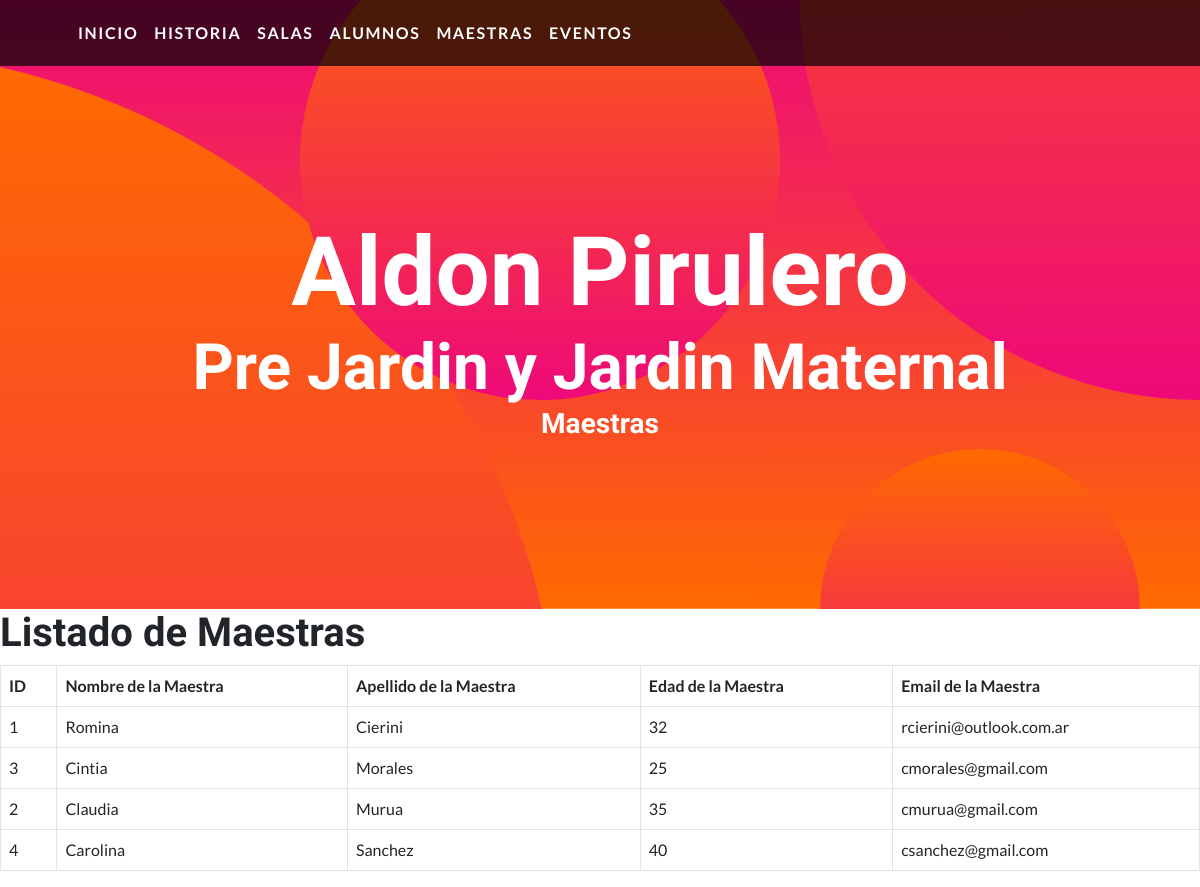
Page /maestras/ on the committed database.
### aplicacion/models.py (models this page shows, shortened)
class Maestras(models.Model):
    nombre=models.CharField(max_length=50)
    apellido=models.CharField(max_length=50)
    edad=models.IntegerField()
    email=models.EmailField()
    class Meta:
        verbose_name="Maestra"
        verbose_name_plural="Maestras"
        ordering=['apellido']

### aplicacion/views.py (the view)
# urls.py: path('maestras/', maestras, name="maestras"),
def maestras(request):
    contexto = {'maestras': Maestras.objects.all(), 'titulo': 'Listado de Maestras'}
    return render(request,"aplicacion/maestras.html", contexto)

### aplicacion/templates/aplicacion/maestras.html (shortened to what this page needs)
{% extends 'aplicacion/base.html' %}
{% load static %}
{% block titulo %}
    Maestras
{% endblock titulo %}
{% block contenido %}
    <h1>{{titulo}}</h1>
    <table class="table table-bordered">
        <thead>
            <tr class="table table-bordered">
                <th>ID</th>
                <th>Nombre de la Maestra</th>
                <th>Apellido de la Maestra</th>
                <th>Edad de la Maestra</th>
                <th>Email de la Maestra</th>
            </tr>
        </thead>
        <tbody>
    {% for m in maestras %}
        <tr>
            <td>{{ m.id }}</td>
            <td>{{ m.nombre }}</td>
            <td>{{ m.apellido }}</td>
            <td>{{ m.edad }}</td>
            <td>{{ m.email }}</td>
        </tr>
    {% endfor %}
        </table>
{% endblock contenido %}

### rows in the picture
Maestras: id "1", nombre "Romina", apellido "Cierini", edad "32", email "rcierini@outlook.com.ar"
Maestras: id "3", nombre "Cintia", apellido "Morales", edad "25", email "cmorales@gmail.com"
Maestras: id "2", nombre "Claudia", apellido "Murua", edad "35", email "cmurua@gmail.com"
Maestras: id "4", nombre "Carolina", apellido "Sanchez", edad "40", email "csanchez@gmail.com"

### other values in the picture
{{ titulo }} "Listado de Maestras"
